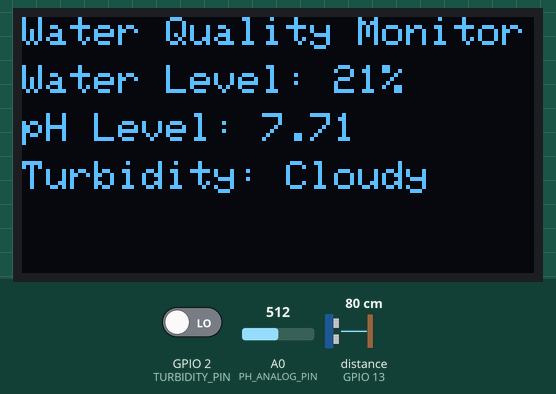
Simulated run of this sketch. Board: ESP8266 (NodeMCU). On the bench: 128×64 one-colour display. Wiring (inferred from the names in the program): ultrasonic range finder: trigger GPIO 12; echo GPIO 13. Inputs (shaded band) come from the test bench; at power-on: GPIO 2 (TURBIDITY_PIN) LOW, distance to the obstacle (sensor on GPIO 13) 80 cm, A0 (PH_ANALOG_PIN) = 512. The echo pulse lasts 58.3 µs per cm; WiFi joins after 1.5 s; servers stay silent unless stated; what the sketch prints to the serial monitor is not drawn.

Above: at 5.0 s.
5.1 s: GPIO 2 (TURBIDITY_PIN) driven HIGH
At 7.1 s:
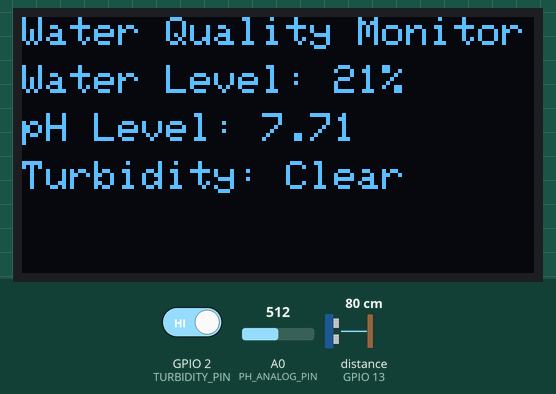
7.4 s: distance to the obstacle (sensor on GPIO 13) set to 2 cm
At 8.6 s:
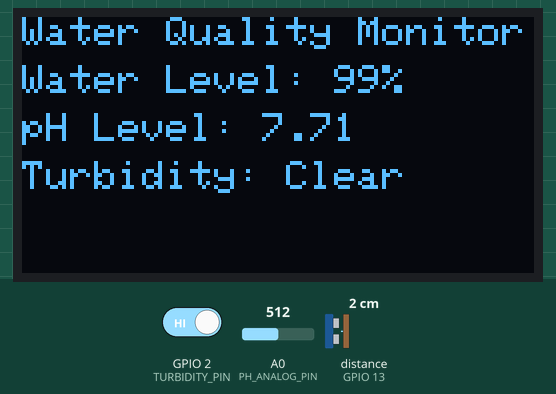
9.5 s: GPIO 2 (TURBIDITY_PIN) driven LOW
At 10.9 s:
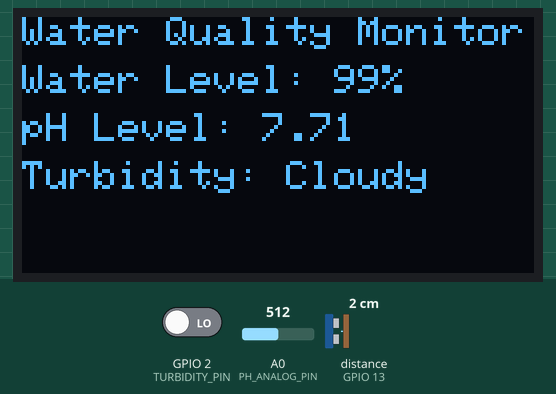
11.5 s: A0 (PH_ANALOG_PIN) set to 716
At 13.3 s:
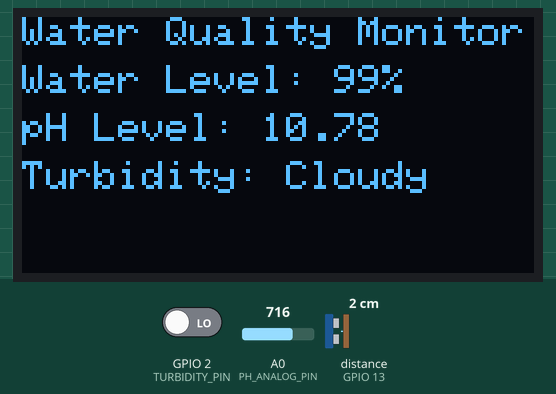
13.6 s: distance to the obstacle (sensor on GPIO 13) set to 4 cm
15.7 s: A0 (PH_ANALOG_PIN) set to 900
At 16.8 s:
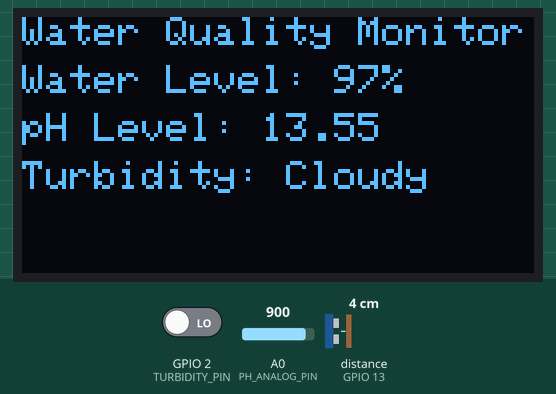
Timing chart, 0 to 18.7 s (numbered marks = the images above; inputs shaded):
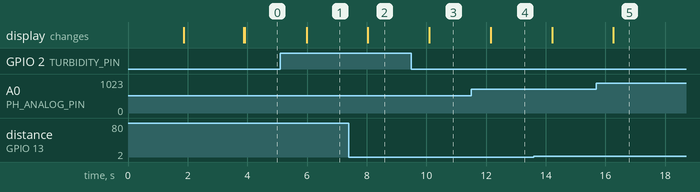

The sketch:

water_quality_using_ESP8266_and_blynk.ino
```cpp
#define BLYNK_TEMPLATE_ID "***************"
#define BLYNK_TEMPLATE_NAME "water level"
#define BLYNK_AUTH_TOKEN "*****************"

#include <ESP8266WiFi.h>
#include <BlynkSimpleEsp8266.h>
#include <Wire.h>
#include <Adafruit_GFX.h>
#include <Adafruit_SSD1306.h>

#define SCREEN_WIDTH 128
#define SCREEN_HEIGHT 64
#define OLED_RESET    -1
#define OLED_SDA 4
#define OLED_SCL 5

// Create display object
Adafruit_SSD1306 display(SCREEN_WIDTH, SCREEN_HEIGHT, &Wire, OLED_RESET);

// Pin definitions
#define TRIGGER_PIN 12          // GPIO12 for ultrasonic trigger
#define ECHO_PIN 13             // GPIO13 for ultrasonic echo
#define PH_ANALOG_PIN A0        // Analog input pin for pH sensor directly
#define TURBIDITY_PIN 2         // GPIO2 - Digital pin for turbidity sensor

// WiFi credentials
const char* ssid = "bro";
const char* pass = "tharunbabu";

// Tank dimensions
const int tankHeight = 100;  // cm

void setup() {
  Serial.begin(115200);

  // Connect to WiFi
  WiFi.begin(ssid, pass);
  while (WiFi.status() != WL_CONNECTED) {
    delay(500);
    Serial.print(".");
  }
  Serial.println("\nConnected to WiFi");

  // Initialize Blynk
  Blynk.begin(BLYNK_AUTH_TOKEN, ssid, pass);

  // Initialize display
  if (!display.begin(SSD1306_SWITCHCAPVCC, 0x3C)) {
    Serial.println(F("SSD1306 allocation failed"));
    while (true);
  }

  display.clearDisplay();
  display.setTextSize(1);
  display.setTextColor(WHITE);
  display.setCursor(0, 0);
  display.println("Water Quality Monitor");
  display.display();
  delay(2000);
  display.clearDisplay();
  display.display();

  // Initialize pins
  pinMode(TRIGGER_PIN, OUTPUT);
  pinMode(ECHO_PIN, INPUT);
  pinMode(TURBIDITY_PIN, INPUT);  // Digital input for turbidity
}

void loop() {
  Blynk.run();  // Runs Blynk for app connection

  // Read sensor values
  int distance = getDistance();
  int waterLevel = map(distance, 0, tankHeight, 100, 0);
  float pHValue = getPHValue();  // Read pH value directly from A0
  int turbidity = digitalRead(TURBIDITY_PIN);   // Digital read for turbidity sensor

  // Display data on OLED
  display.clearDisplay();
  display.setTextSize(1);
  display.setCursor(0, 0);
  display.println("Water Quality Monitor");

  display.setCursor(0, 12);
  display.print("Water Level: ");
  display.print(waterLevel);
  display.println("%");

  display.setCursor(0, 24);
  display.print("pH Level: ");
  display.print(pHValue, 2);  // Display pH with two decimal precision

  display.setCursor(0, 36);
  display.print("Turbidity: ");
  display.print(turbidity == HIGH ? "Clear" : "Cloudy");

  display.display();

  // Print to Serial Monitor
  Serial.print("Distance: ");
  Serial.print(distance);
  Serial.print(" cm, Water Level: ");
  Serial.print(waterLevel);
  Serial.print("%, pH Level: ");
  Serial.print(pHValue);
  Serial.print(", Turbidity: ");
  Serial.println(turbidity == HIGH ? "Clear" : "Cloudy");

  // Send data to Blynk
  Blynk.virtualWrite(V0, waterLevel);
  Blynk.virtualWrite(V1, pHValue);
  Blynk.virtualWrite(V3, turbidity == HIGH ? 1 : 0);  // 1 for Clear, 0 for Cloudy

  delay(1000);
}

// Function to calculate distance from ultrasonic sensor
int getDistance() {
  digitalWrite(TRIGGER_PIN, LOW);
  delayMicroseconds(2);
  digitalWrite(TRIGGER_PIN, HIGH);
  delayMicroseconds(10);
  digitalWrite(TRIGGER_PIN, LOW);

  long duration = pulseIn(ECHO_PIN, HIGH);
  int distance = duration * 0.034 / 2;  // Distance in cm
  return distance;
}

// Function to read pH value from pH sensor
float getPHValue() {
  int sensorValue = analogRead(PH_ANALOG_PIN);  // Read analog voltage from A0
  float voltage = sensorValue * (3.3 / 1023.0);  // Convert to voltage (3.3V for ESP8266)

  // Assuming voltage of 0-3.0V maps to pH range 0-14
  float pHValue = voltage * (14.0 / 3.0);  // Adjust to map sensor value to pH range
  return pHValue;
}
```

Measured:
- after the input at 5.1 s, the display: changes after 0.88 s (image 1)
- after the input at 7.4 s, the display: changes after 0.64 s (image 2)
- after the input at 9.5 s, the display: changes after 0.60 s (image 3)
- after the input at 11.5 s, the display: changes after 0.65 s (image 4)
- after the input at 15.7 s, the display: changes after 0.57 s (image 5)
